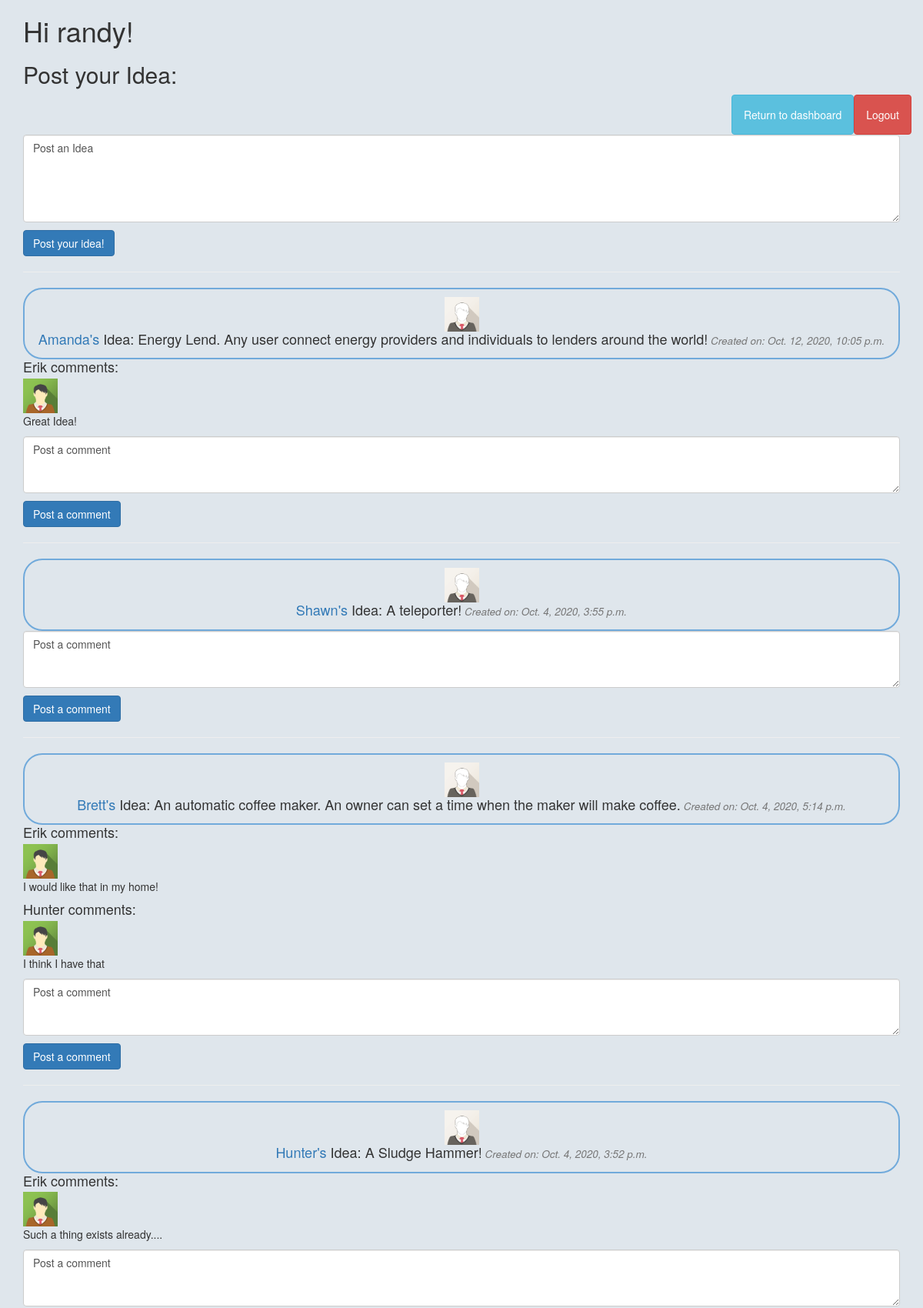
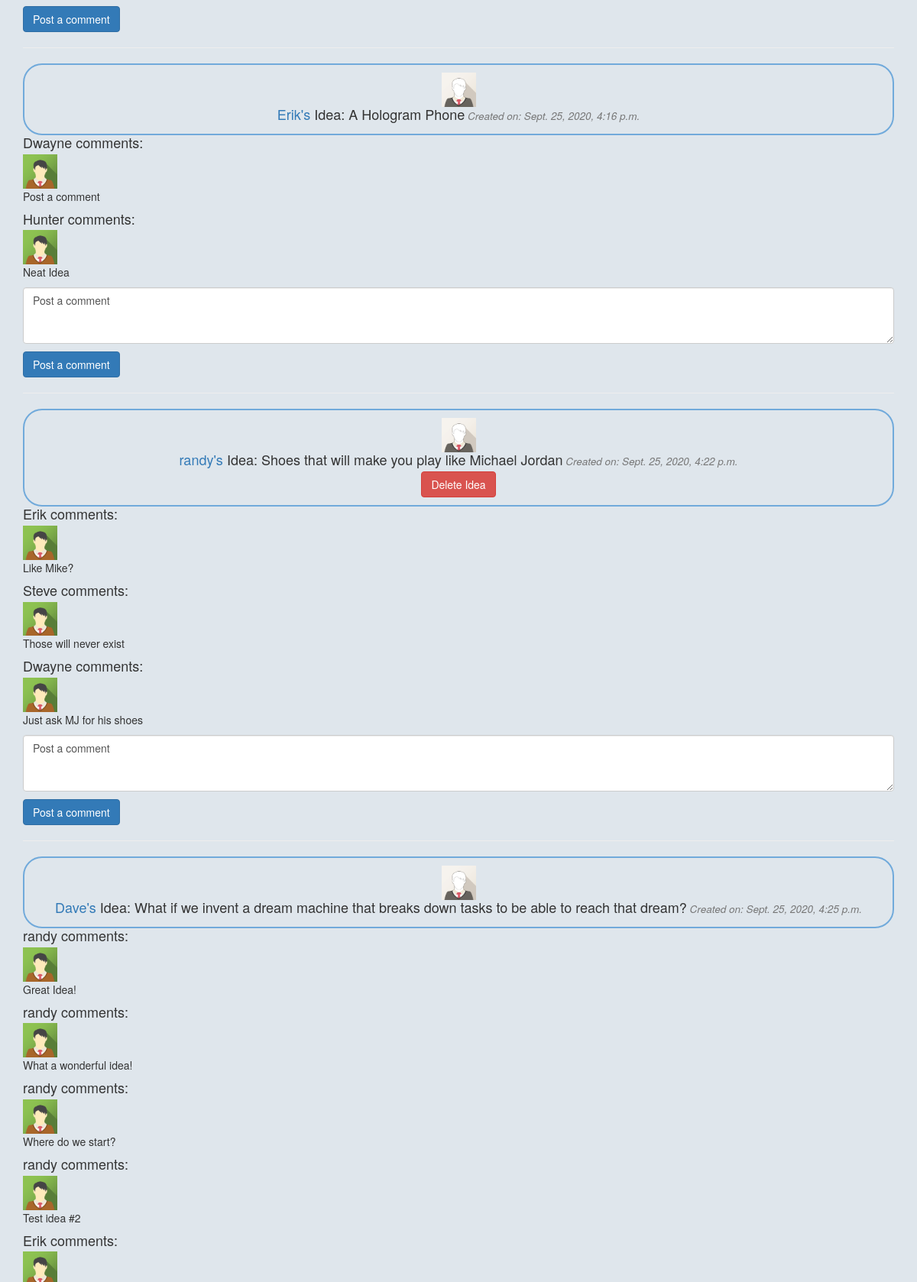
The app's page /ideas (signed in, upper part) with its own data (2 pictures, top to bottom).
### app_one/models.py (models this page shows)
class User(models.Model):
    first_name = models.CharField(max_length=255)
    last_name = models.CharField(max_length=255)
    email = models.CharField(max_length=255)
    password = models.CharField(max_length=60)
    user_level = models.IntegerField()
    created_at = models.DateTimeField(auto_now_add=True)
    updated_at = models.DateTimeField(auto_now=True)
    objects = UserManager()

class Idea(models.Model):
    idea = models.TextField()
    user = models.ForeignKey(User, related_name='ideas', on_delete=models.CASCADE)
    created_at = models.DateTimeField(auto_now_add=True)
    updated_at = models.DateTimeField(auto_now=True)

class Comment(models.Model):
    comment = models.CharField(max_length=255)
    poster = models.ForeignKey(User, related_name='comments', on_delete=models.CASCADE)
    wall_idea = models.ForeignKey(Idea, related_name='post_comments', on_delete=models.CASCADE)

### app_one/views.py (the view)
# urls.py: path('ideas', views.ideas_page),
def ideas_page(request):
    context = {
        'user': User.objects.get(id=request.session['user_id']),
        'all_users': User.objects.all(),
        'all_ideas': Idea.objects.all().order_by('-created_at'),
        'all_comments': Comment.objects.all()
    }
    return render(request, 'ideas_page.html', context)

### app_one/templates/ideas_page.html (shortened to what this page needs)
<!DOCTYPE html>
<html lang="en">
<head>
    <link rel="stylesheet" href="https://maxcdn.bootstrapcdn.com/bootstrap/3.4.1/css/bootstrap.min.css">
    {% load static %}
    <link rel="stylesheet" href="{% static 'css/ideas_page.css' %}">
</head>
<body>
    <div class="container">
        <h1>Hi {{ user.first_name }}!</h1>
        <h2>Post your Idea:</h2>
        <ul class="nav navbar-nav navbar-right">
            <li><a href="/dashboard" id="dashboard" class="btn btn-info">Return to dashboard</a></li>
            <li><a href="/logout" class="btn btn-danger">Logout</a></li>
        </ul>
        <form class="newidea" action="/post_idea" method="POST">
            <div class="form-group">
            <p><textarea name="idea" class="form-control" rows="5">Post an Idea</textarea></p>
            <p><input type="submit" class="btn btn-primary" value="Post your idea!"></p>
            </div>
        </form>
        <hr>
        <div id="idea_div" class="media-body">
            {% for idea in all_ideas %}
            <div class='idea_box'>
                <img src="{% static 'images/img_avatar1.png' %}">
                <h4 id="idea_animation" class="media-heading"><a href="/user/{{ idea.user.id }}">{{ idea.user.first_name }}'s</a> Idea: {{ idea.idea }}<small><i> Created on: {{ idea.user.created_at }}</i></small></h4>
            {% if idea.user.id == user.id %}
                <a href="/delete_idea/{{ idea.id }}" class="btn btn-danger">Delete Idea</a>
            {% endif %}
            </div>
            <div class='media-body'>
                {% for comment in all_comments %}
                    {% if idea.id == comment.wall_idea.id %}
                    <h4 class='media-heading'>{{ comment.poster.first_name }} comments:</h4>
                    <img src="{% static 'images/img_avatar2.png' %}">
                <p>{{ comment.comment }}</p>
                {% endif %}
                {% endfor %}
                <form action="/post_comment/{{ idea.id }}" method="POST">
                    <div class="form-group">
                    <p><textarea name="comment" class="form-control" rows="3" >Post a comment</textarea></p>
                    <p><input type="submit" class="btn btn-primary" value="Post a comment"></p>
                    </div>
                </form>
                <hr>
            {% endfor %}
            </div>
        </div>
    </div>
</body>
</html>

### app_one/static/css/ideas_page.css (style rules this page uses)
img { width: 45px; }
body { background-color: #dfe6ec; }
.idea_box { border: 2px solid #71aadb; padding: 10px; text-align: center; border-radius: 25px; }

### records on screen
User: first_name "randy"
Idea: user.first_name "Amanda", idea "Energy Lend. Any user connect energy providers and individuals to lenders around the world!", user.created_at "Oct. 12, 2020, 10:05 p.m."
Comment: poster.first_name "Erik", comment "Great Idea!"
Idea: user.first_name "Shawn", idea "A teleporter!", user.created_at "Oct. 4, 2020, 3:55 p.m."
Idea: user.first_name "Brett", idea "An automatic coffee maker. An owner can set a time when the maker will make coffee.", user.created_at "Oct. 4, 2020, 5:14 p.m."
Comment: poster.first_name "Erik", comment "I would like that in my home!"
Comment: poster.first_name "Hunter", comment "I think I have that"
Idea: user.first_name "Hunter", idea "A Sludge Hammer!", user.created_at "Oct. 4, 2020, 3:52 p.m."
Comment: poster.first_name "Erik", comment "Such a thing exists already...."
Idea: user.first_name "Erik", idea "A Hologram Phone", user.created_at "Sept. 25, 2020, 4:16 p.m."
Comment: poster.first_name "Dwayne", comment "Post a comment"
Comment: poster.first_name "Hunter", comment "Neat Idea"
Idea: user.first_name "randy", idea "Shoes that will make you play like Michael Jordan", user.created_at "Sept. 25, 2020, 4:22 p.m."
Comment: poster.first_name "Erik", comment "Like Mike?"
Comment: poster.first_name "Steve", comment "Those will never exist"
Comment: poster.first_name "Dwayne", comment "Just ask MJ for his shoes"
Idea: user.first_name "Dave", idea "What if we invent a dream machine that breaks down tasks to be able to reach that dream?", user.created_at "Sept. 25, 2020, 4:25 p.m."
Comment: poster.first_name "randy", comment "Great Idea!"
Comment: poster.first_name "randy", comment "What a wonderful idea!"
Comment: poster.first_name "randy", comment "Where do we start?"
Comment: poster.first_name "randy", comment "Test idea #2"
Comment: poster.first_name "Erik"
